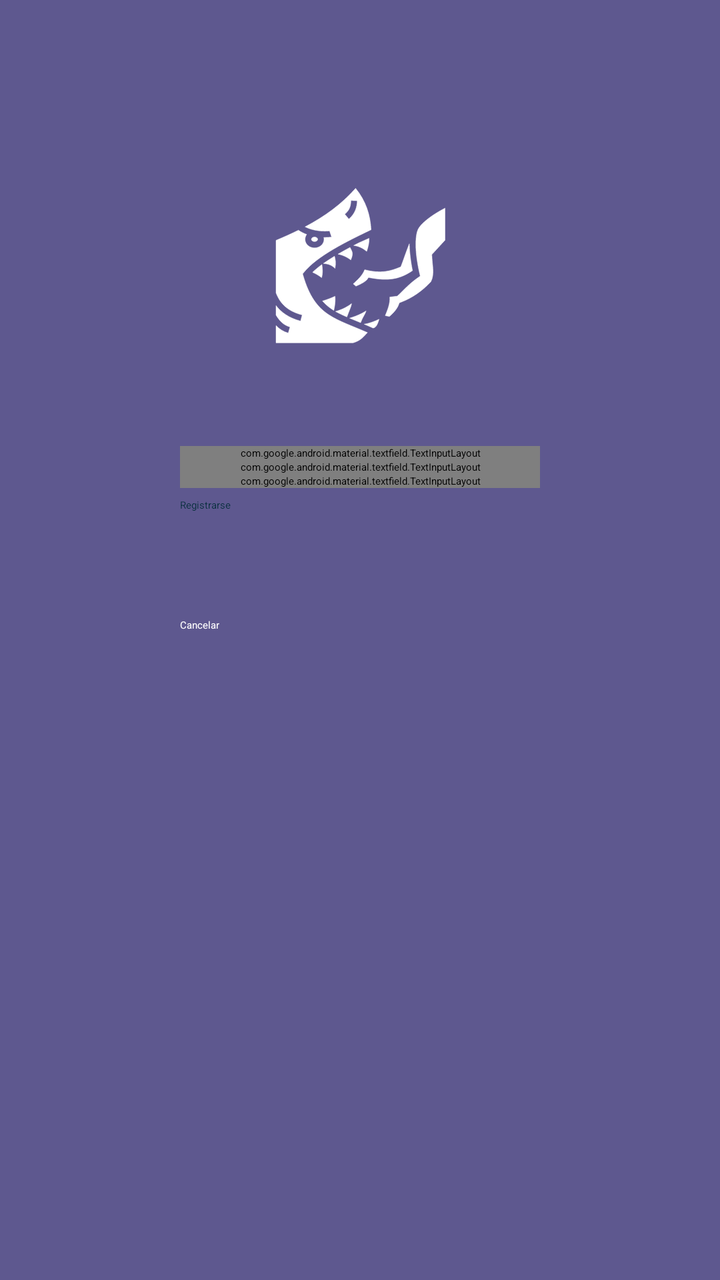
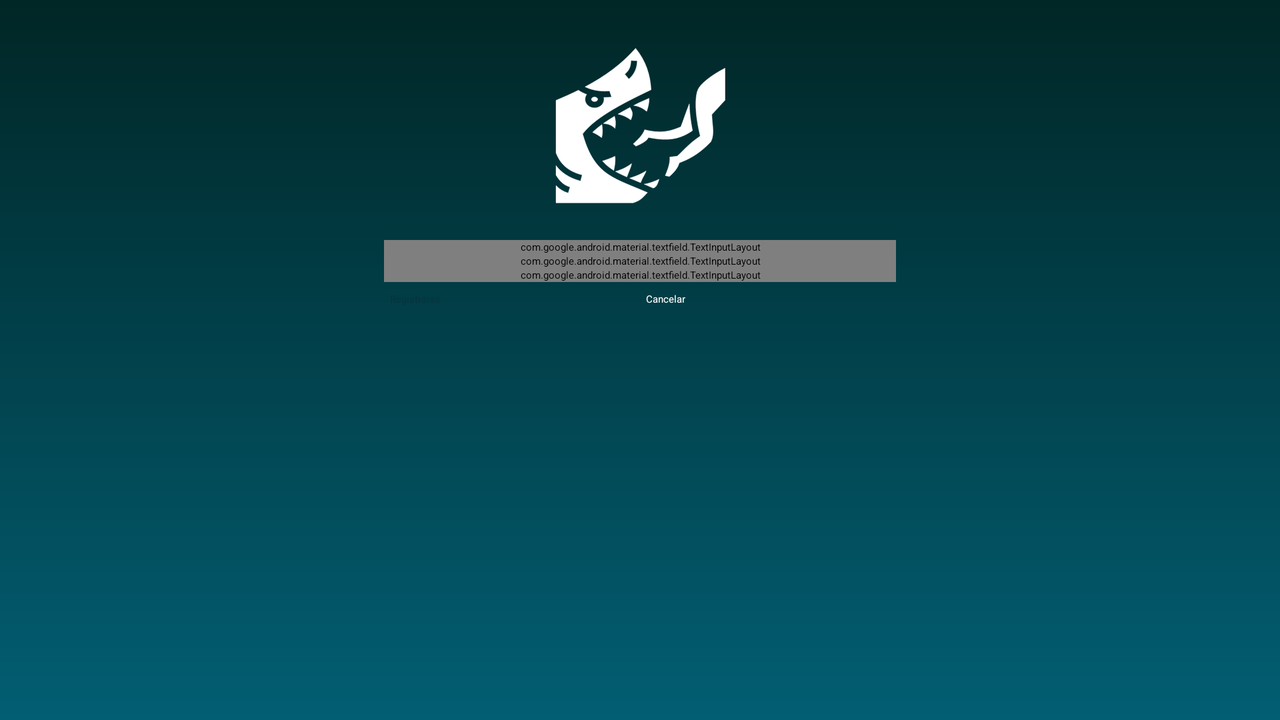

First picture: res/layout/ on a phone held upright. Second picture: the repository's own variant of that layout, on a device whose configuration matches the variant's folder. Source for both follows.
<!-- AndroidManifest.xml: application theme Theme.Nicestart -->
<!-- res/layout/activity_signup.xml -->
<?xml version="1.0" encoding="utf-8"?>
<androidx.constraintlayout.widget.ConstraintLayout xmlns:android="http://schemas.android.com/apk/res/android"
    xmlns:app="http://schemas.android.com/apk/res-auto"
    xmlns:tools="http://schemas.android.com/tools"
    android:id="@+id/main"
    android:layout_width="match_parent"
    android:layout_height="match_parent"
    tools:context=".Signup"
    android:background="@drawable/gradient">



    <VideoView
        android:id="@+id/backgroundVideo"
        android:layout_width="match_parent"
        android:layout_height="match_parent"
        android:layout_marginBottom="-80dp"
        android:layout_alignParentStart="true"
        android:layout_alignParentTop="true"
        tools:ignore="MissingConstraints" />

    <View
        android:layout_width="match_parent"
        android:layout_height="match_parent"
        android:background="#4E1402B4"/>


    <ImageView
        android:id="@+id/logo"
        android:layout_width="90dp"
        android:layout_height="90dp"
        android:layout_marginTop="85dp"
        android:src="@drawable/shark_bite"
        app:layout_constraintEnd_toEndOf="parent"
        app:layout_constraintStart_toStartOf="parent"
        app:layout_constraintTop_toTopOf="parent"
        />

    <com.google.android.material.textfield.TextInputLayout
        android:id="@+id/til1"
        android:layout_width="0dp"
        android:layout_height="wrap_content"
        android:layout_marginTop="48dp"
        app:layout_constraintStart_toStartOf="@+id/guideline1"
        app:layout_constraintEnd_toEndOf="@id/guideline2"
        app:layout_constraintTop_toBottomOf="@id/logo"
        app:startIconDrawable="@drawable/usericon"
        >

        <EditText
            android:layout_width="match_parent"
            android:layout_height="wrap_content"
            android:alpha="0.7"
            android:background="@color/white"
            android:drawableStart="@drawable/usericon"
            android:hint="Username"
            />

    </com.google.android.material.textfield.TextInputLayout>

    <com.google.android.material.textfield.TextInputLayout
        android:id="@+id/til2"
        android:layout_width="0dp"
        android:layout_height="wrap_content"
        app:layout_constraintStart_toStartOf="@+id/guideline1"
        app:layout_constraintEnd_toEndOf="@id/guideline2"
        app:layout_constraintTop_toBottomOf="@id/til1"
        app:passwordToggleEnabled="true"
        app:startIconDrawable="@drawable/key"
        >

        <EditText
            android:layout_width="match_parent"
            android:layout_height="wrap_content"
            android:alpha="0.7"
            android:background="@color/white"
            android:drawableStart="@drawable/key"
            android:hint="Password"
            />

    </com.google.android.material.textfield.TextInputLayout>

    <com.google.android.material.textfield.TextInputLayout
        android:id="@+id/til3"
        android:layout_width="0dp"
        android:layout_height="wrap_content"
        app:layout_constraintStart_toStartOf="@+id/guideline1"
        app:layout_constraintEnd_toEndOf="@id/guideline2"
        app:layout_constraintTop_toBottomOf="@id/til2"
        app:startIconDrawable="@drawable/email_svgrepo_com"
        >

        <EditText
            android:layout_width="match_parent"
            android:layout_height="wrap_content"
            android:alpha="0.7"
            android:background="@color/white"
            android:drawableStart="@drawable/email_svgrepo_com"
            android:hint="E-mail"

            />

    </com.google.android.material.textfield.TextInputLayout>

    <Button
        android:id="@+id/button"
        style="@style/buttonB"
        android:onClick="openMain"
        android:text="@string/signup"
        app:layout_constraintEnd_toEndOf="@id/guideline2"
        app:layout_constraintStart_toStartOf="@id/guideline1"
        app:layout_constraintTop_toBottomOf="@id/til3" />

    <Button
        android:id="@+id/buttoninverse"
        style="@style/buttonoutlined"
        android:onClick="openLogin"
        android:text="@string/cancel"
        app:layout_constraintTop_toBottomOf="@id/button"
        app:layout_constraintStart_toStartOf="@id/guideline1"
        app:layout_constraintEnd_toEndOf="@id/guideline2"
        />

    <androidx.constraintlayout.widget.Guideline
        android:id="@+id/guideline1"
        android:layout_width="wrap_content"
        android:layout_height="wrap_content"
        android:orientation="vertical"
        app:layout_constraintGuide_percent="0.25"
        />

    <androidx.constraintlayout.widget.Guideline
        android:id="@+id/guideline2"
        android:layout_width="wrap_content"
        android:layout_height="wrap_content"
        android:orientation="vertical"
        app:layout_constraintGuide_percent="0.75"
        />

</androidx.constraintlayout.widget.ConstraintLayout>
<!-- resources referenced by this layout -->
<resources>
  <color name="white">#FFFFFFFF</color>
  <!-- drawable gradient (drawable) -->
  <?xml version="1.0" encoding="utf-8"?>
  <shape xmlns:android="http://schemas.android.com/apk/res/android"
      android:shape="rectangle">
  
      <gradient
          android:angle="270"
          android:startColor="@color/g5"
          android:endColor="@color/g2">
  
      </gradient>
  </shape>
  <!-- drawable shark_bite: vector/xml drawable (drawable, 3147 chars, omitted) -->
  <!-- drawable usericon (drawable) -->
  <vector xmlns:android="http://schemas.android.com/apk/res/android" android:height="24dp" android:tint="#F8F8F8" android:viewportHeight="960" android:viewportWidth="960" android:width="24dp">
        
      <path android:fillColor="@android:color/black" android:pathData="M234,684Q285,645 348,622.5Q411,600 480,600Q549,600 612,622.5Q675,645 726,684Q761,643 780.5,591Q800,539 800,480Q800,347 706.5,253.5Q613,160 480,160Q347,160 253.5,253.5Q160,347 160,480Q160,539 179.5,591Q199,643 234,684ZM480,520Q421,520 380.5,479.5Q340,439 340,380Q340,321 380.5,280.5Q421,240 480,240Q539,240 579.5,280.5Q620,321 620,380Q620,439 579.5,479.5Q539,520 480,520ZM480,880Q397,880 324,848.5Q251,817 197,763Q143,709 111.5,636Q80,563 80,480Q80,397 111.5,324Q143,251 197,197Q251,143 324,111.5Q397,80 480,80Q563,80 636,111.5Q709,143 763,197Q817,251 848.5,324Q880,397 880,480Q880,563 848.5,636Q817,709 763,763Q709,817 636,848.5Q563,880 480,880ZM480,800Q533,800 580,784.5Q627,769 666,740Q627,711 580,695.5Q533,680 480,680Q427,680 380,695.5Q333,711 294,740Q333,769 380,784.5Q427,800 480,800ZM480,440Q506,440 523,423Q540,406 540,380Q540,354 523,337Q506,320 480,320Q454,320 437,337Q420,354 420,380Q420,406 437,423Q454,440 480,440ZM480,380Q480,380 480,380Q480,380 480,380Q480,380 480,380Q480,380 480,380Q480,380 480,380Q480,380 480,380Q480,380 480,380Q480,380 480,380ZM480,740Q480,740 480,740Q480,740 480,740Q480,740 480,740Q480,740 480,740Q480,740 480,740Q480,740 480,740Q480,740 480,740Q480,740 480,740Z"/>
      
  </vector>
  <string name="cancel">Cancelar</string>
  <string name="signup">Registrarse</string>
  <style name="buttonB" parent="Widget.MaterialComponents.Button">
          <item name="android:layout_height">60dp</item>
          <item name="android:layout_width">0dp</item>
          <item name="android:layout_marginTop">5dp</item>
          <item name="android:backgroundTint">@color/buttoncustom</item>
          <item name="android:textColor">@color/g4</item>
          <item name="cornerRadius">8dp</item>
  
      </style>
  <style name="buttonoutlined" parent="Widget.MaterialComponents.Button.OutlinedButton">
          <item name="android:layout_width">0dp</item>
          <item name="android:layout_height">60dp</item>
          <item name="android:textColor">@color/white</item>
          <item name="cornerRadius">8dp</item>
          <item name="strokeColor">@color/white</item>
          <item name="strokeWidth">1dp</item>
          <item name="android:backgroundTint">#707E7E7E</item>
      </style>
  <color name="g5">#012626</color>
  <color name="g2">#025E73</color>
  <color name="g4">#0B3140</color>
</resources>
<!-- res/layout-land/activity_signup.xml (the repository's variant of the layout above) -->
<!-- drawn on the phone turned sideways -->
<?xml version="1.0" encoding="utf-8"?>
<androidx.constraintlayout.widget.ConstraintLayout xmlns:android="http://schemas.android.com/apk/res/android"
    xmlns:app="http://schemas.android.com/apk/res-auto"
    xmlns:tools="http://schemas.android.com/tools"
    android:id="@+id/main"
    android:layout_width="match_parent"
    android:layout_height="match_parent"
    tools:context=".Signup"
    android:background="@drawable/gradient">

    <ImageView
        android:id="@+id/logo"
        android:layout_width="90dp"
        android:layout_height="90dp"
        android:layout_marginTop="15dp"
        android:src="@drawable/shark_bite"
        app:layout_constraintEnd_toEndOf="parent"
        app:layout_constraintStart_toStartOf="parent"
        app:layout_constraintTop_toTopOf="parent"
        />

    <com.google.android.material.textfield.TextInputLayout
        android:id="@+id/til1"
        android:layout_width="0dp"
        android:layout_height="wrap_content"
        android:layout_marginTop="15dp"
        app:layout_constraintStart_toStartOf="@+id/guideline1"
        app:layout_constraintEnd_toEndOf="@id/guideline2"
        app:layout_constraintTop_toBottomOf="@id/logo"
        app:startIconDrawable="@drawable/usericon"
        >

        <EditText
            android:layout_width="match_parent"
            android:layout_height="wrap_content"
            android:alpha="0.7"
            android:background="@color/white"
            android:drawableStart="@drawable/usericon"
            android:hint="Username"
            />

    </com.google.android.material.textfield.TextInputLayout>

    <com.google.android.material.textfield.TextInputLayout
        android:id="@+id/til2"
        android:layout_width="0dp"
        android:layout_height="wrap_content"
        app:layout_constraintStart_toStartOf="@+id/guideline1"
        app:layout_constraintEnd_toEndOf="@id/guideline2"
        app:layout_constraintTop_toBottomOf="@id/til1"
        app:passwordToggleEnabled="true"
        app:startIconDrawable="@drawable/key"
        >

        <EditText
            android:layout_width="match_parent"
            android:layout_height="wrap_content"
            android:alpha="0.7"
            android:background="@color/white"
            android:drawableStart="@drawable/key"
            android:hint="Password"
            />

    </com.google.android.material.textfield.TextInputLayout>

    <com.google.android.material.textfield.TextInputLayout
        android:id="@+id/til3"
        android:layout_width="0dp"
        android:layout_height="wrap_content"
        app:layout_constraintStart_toStartOf="@+id/guideline1"
        app:layout_constraintEnd_toEndOf="@id/guideline2"
        app:layout_constraintTop_toBottomOf="@id/til2"
        app:startIconDrawable="@drawable/email_svgrepo_com"
        >

        <EditText
            android:layout_width="match_parent"
            android:layout_height="wrap_content"
            android:alpha="0.7"
            android:background="@color/white"
            android:drawableStart="@drawable/email_svgrepo_com"
            android:hint="E-mail"

            />

    </com.google.android.material.textfield.TextInputLayout>

    <Button
        android:id="@+id/button"
        style="@style/buttonB"
        android:onClick="openMain"
        android:text="@string/signup"
        app:layout_constraintTop_toBottomOf="@id/til3"
        app:layout_constraintEnd_toStartOf="@id/buttoninverse"
        app:layout_constraintStart_toStartOf="@id/guideline1"
        android:layout_marginHorizontal="3dp"
        />

    <Button
        android:id="@+id/buttoninverse"
        style="@style/buttonoutlined"
        android:onClick="openLogin"
        android:text="@string/cancel"
        android:layout_marginTop="5dp"
        app:layout_constraintTop_toBottomOf="@id/til3"
        app:layout_constraintStart_toEndOf="@id/button"
        app:layout_constraintEnd_toEndOf="@id/guideline2"
        android:layout_marginHorizontal="3dp"
        />

    <androidx.constraintlayout.widget.Guideline
        android:id="@+id/guideline1"
        android:layout_width="wrap_content"
        android:layout_height="wrap_content"
        android:orientation="vertical"
        app:layout_constraintGuide_percent="0.30"
        />

    <androidx.constraintlayout.widget.Guideline
        android:id="@+id/guideline2"
        android:layout_width="wrap_content"
        android:layout_height="wrap_content"
        android:orientation="vertical"
        app:layout_constraintGuide_percent="0.70"
        />

</androidx.constraintlayout.widget.ConstraintLayout>
